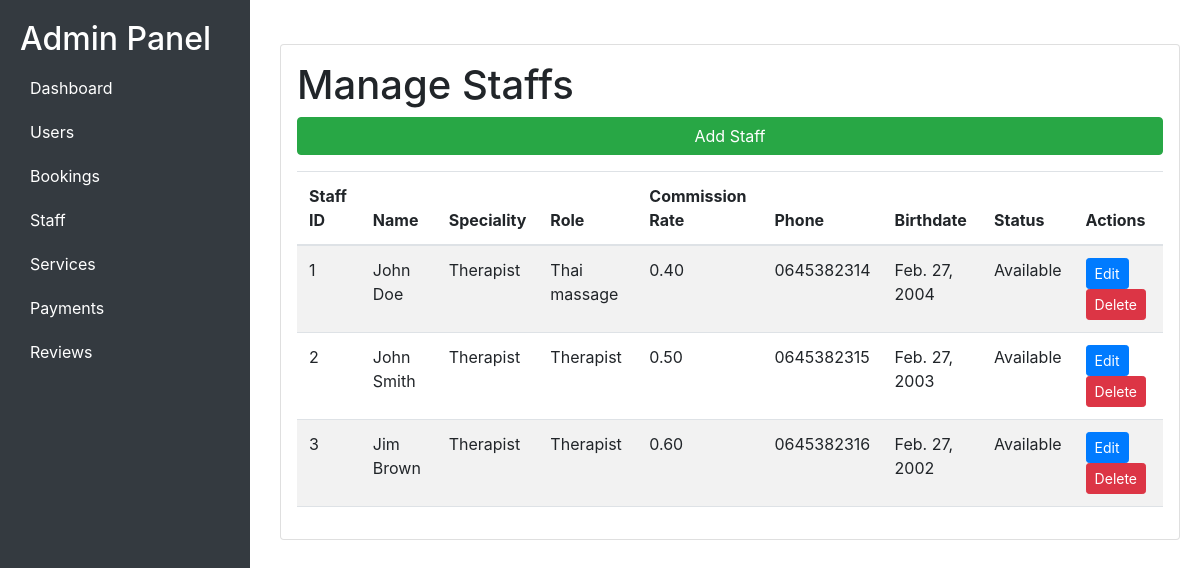
The page /admin-employees/ on the database as committed earlier.
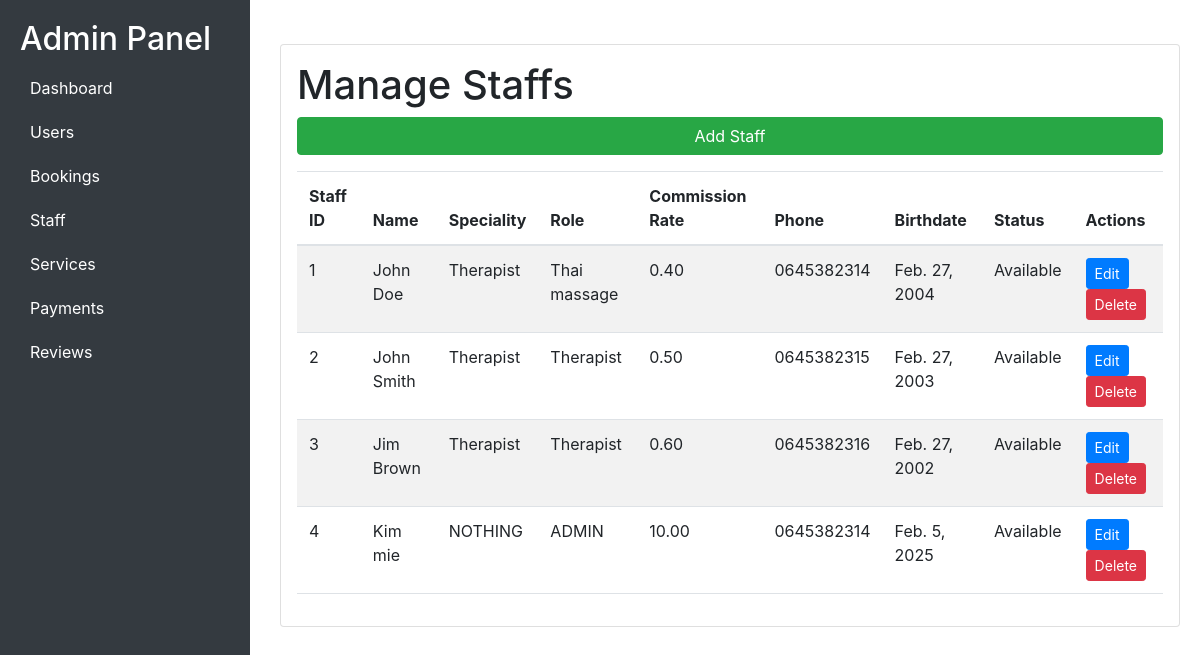
The same page on the database as committed later.
### serviceApp/models.py (models this page shows, shortened)
class Staff(models.Model):
    staff_id = models.AutoField(primary_key=True)
    name = models.CharField(max_length=100)
    speciality = models.CharField(max_length=100)
    role = models.CharField(max_length=100)
    commission_rate = models.DecimalField(max_digits=5, decimal_places=2)
    phone = models.CharField(max_length=15)
    birthdate = models.DateField(null=True, blank=True, default="1970-01-01")
    status = models.CharField(max_length=50, default="Available")

### serviceApp/views.py (the view)
# urls.py: path('admin-employees/',views.manage_staffs,   name='manage_staffs'),
def manage_staffs(request):
    staff_list = Staff.objects.all()
    return render(request, 'admin-employees.html', {'staff_list': staff_list})

### serviceApp/templates/admin-employees.html (shortened to what this page needs)
<!DOCTYPE html>
<html lang="en">
<head>
    <link href="https://cdn.jsdelivr.net/npm/bootstrap@5.3.0/dist/css/bootstrap.min.css" rel="stylesheet">
    <link href="https://stackpath.bootstrapcdn.com/bootstrap/4.3.1/css/bootstrap.min.css" rel="stylesheet">
</head>
<body>
    <div class="sidebar">
        <h2>Admin Panel</h2>
        <a href="/ad">Dashboard</a>
        <a href="/admin-users"> Users</a>
        <a href="/admin-bookings"> Bookings</a>
        <a href="/admin-employees"> Staff</a>
        <a href="/admin-services"> Services</a>
        <a href="/admin-payments">Payments</a>
        <a href="/admin-reviews">Reviews</a>
    </div>
    <div class="content">
    <div class="card mt-4 p-3">
        <h1>Manage Staffs</h1>
        <button class="btn btn-success mb-3" data-toggle="modal" data-target="#addStaffModal">Add Staff</button>
        <table class="table table-striped">
            <thead>
                <tr>
                    <th>Staff ID</th>
                    <th>Name</th>
                    <th>Speciality</th>
                    <th>Role</th>
                    <th>Commission Rate</th>
                    <th>Phone</th>
                    <th>Birthdate</th>
                    <th>Status</th>
                    <th>Actions</th>
                </tr>
            </thead>
            <tbody>
                {% for staff in staff_list %}
                <tr>
                    <td>{{ staff.staff_id }}</td>
                    <td>{{ staff.name }}</td>
                    <td>{{ staff.speciality }}</td>
                    <td>{{ staff.role }}</td>
                    <td>{{ staff.commission_rate }}</td>
                    <td>{{ staff.phone }}</td>
                    <td>{{ staff.birthdate }}</td>
                    <td>{{ staff.status }}</td>
                    <td>
                        <button class="btn btn-primary btn-sm" data-toggle="modal" data-target="#editModal{{ staff.staff_id }}">Edit</button>
                        <button class="btn btn-danger btn-sm" onclick="if(confirm('Are you sure you want to delete this staff member?')) location.href='{% url 'delete_staff' staff.staff_id %}'">Delete</button>
                    </td>
                {% endfor %}
            </tbody>
        </table>
    </div>
</div>
</body>
</html>

Rows that differ between the two databases and show on the page:
added Staff: staff_id "4", name "Kim mie", speciality "NOTHING", role "ADMIN", commission_rate "10.00", phone "0645382314", birthdate "Feb. 5, 2025", status "Available"
